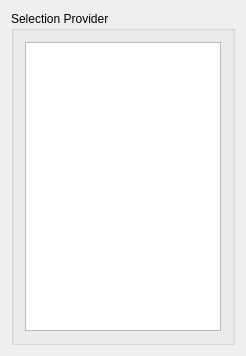
<?xml version="1.0" encoding="UTF-8"?>
<ui version="4.0">
 <class>SelectionViewMitkControls</class>
 <widget class="QWidget" name="SelectionViewMitkControls">
  <property name="geometry">
   <rect>
    <x>0</x>
    <y>0</y>
    <width>246</width>
    <height>356</height>
   </rect>
  </property>
  <property name="minimumSize">
   <size>
    <width>0</width>
    <height>0</height>
   </size>
  </property>
  <property name="windowTitle">
   <string>QmitkTemplate</string>
  </property>
  <layout class="QVBoxLayout" name="verticalLayout">
   <item>
    <widget class="QGroupBox" name="groupBox">
     <property name="title">
      <string>Selection Provider</string>
     </property>
     <layout class="QVBoxLayout" name="verticalLayout_2">
      <item>
       <widget class="QListWidget" name="m_SelectionList"/>
      </item>
     </layout>
    </widget>
   </item>
  </layout>
 </widget>
 <layoutdefault spacing="6" margin="11"/>
 <resources/>
 <connections/>
</ui>
